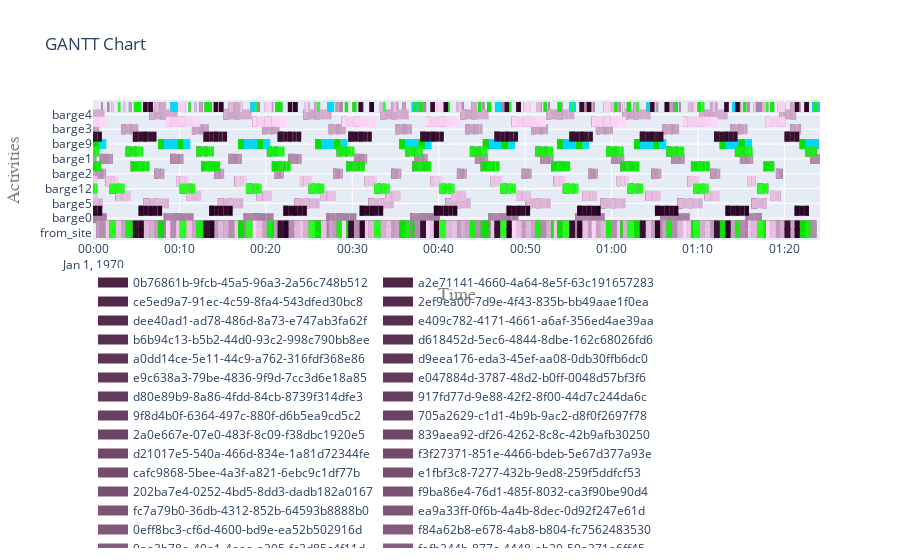

This figure's notebook cell:
### Code cell
fig = plot.get_gantt_chart([from_site, to_site,cutter, *vessels.values()])
